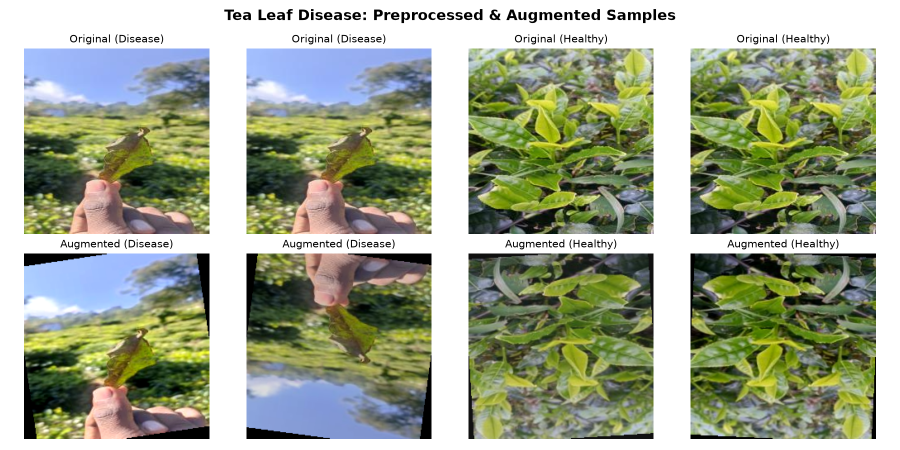
#> input picture eda_sample_grid.png, 1800 x 900 px (shown at 1/2 size)
$ python -i augment.py   (imports and definitions only)
#> lines starting #> are read from the running program, lines starting #| are printed output that depends on the picture
import random
from PIL import Image, ImageEnhance
import numpy as np

class DataAugmenter:
    """
    On-the-fly Data Augmentation pipeline for Tea Leaf Disease images.
    Applies geometric and color transformations to expand dataset diversity.
    """
    def __init__(self, rotation_deg=30, flip_prob=0.5, brightness_range=(0.8, 1.2), contrast_range=(0.8, 1.2)):
        self.rotation_deg = rotation_deg
        self.flip_prob = flip_prob
        self.brightness_range = brightness_range
        self.contrast_range = contrast_range

    def augment_pil(self, pil_img):
        """Applies random transformations to a PIL Image."""
        img = pil_img.copy()

        # 1. Random Horizontal Flip
        if random.random() < self.flip_prob:
            img = img.transpose(Image.FLIP_LEFT_RIGHT)

        # 2. Random Vertical Flip
        if random.random() < self.flip_prob:
            img = img.transpose(Image.FLIP_TOP_BOTTOM)

        # 3. Random Rotation
        if self.rotation_deg > 0:
            angle = random.uniform(-self.rotation_deg, self.rotation_deg)
            img = img.rotate(angle, resample=Image.BILINEAR)

        # 4. Random Brightness Adjustment
        if self.brightness_range:
            factor = random.uniform(*self.brightness_range)
            enhancer = ImageEnhance.Brightness(img)
            img = enhancer.enhance(factor)

        # 5. Random Contrast Adjustment
        if self.contrast_range:
            factor = random.uniform(*self.contrast_range)
            enhancer = ImageEnhance.Contrast(img)
            img = enhancer.enhance(factor)

        return img

    def augment_and_normalize(self, filepath, target_size=(224, 224), mean=(0.485, 0.456, 0.406), std=(0.229, 0.224, 0.225)):
        """Loads image, applies augmentation, resizes, and normalizes to float32 tensor array."""
#> called with filepath = 'eda_sample_grid.png', target_size = (224, 224), mean = (0.485, 0.456, 0.406), std = (0.229, 0.224, 0.225)
        with Image.open(filepath) as img:
#> img is the input picture: PIL image 1800x900 RGBA; mean R, G, B, A 159.5, 166.4, 143.1, 255
            img_rgb = img.convert('RGB')
            if img_rgb.size != target_size:
                img_rgb = img_rgb.resize(target_size, Image.BILINEAR)
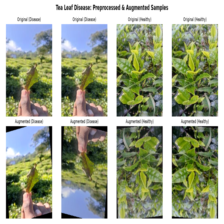
#> img_rgb: PIL image 224x224 RGB; mean R, G, B 159.5, 166.4, 143.1

            aug_img = self.augment_pil(img_rgb)
#> in augment_pil, `img = img.rotate(angle, resample=Image.BILINEAR)`:
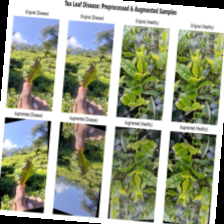
#> img: PIL image 224x224 RGB; mean R, G, B 149.7, 156.6, 133.4
#> in augment_pil, `img = enhancer.enhance(factor)`:
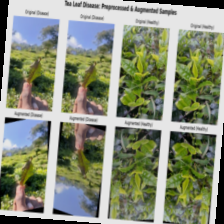
#> img: PIL image 224x224 RGB; mean R, G, B 134.8, 141, 120.1
            img_arr = np.array(aug_img, dtype=np.float32) / 255.0

            # Apply standardization
            mean_arr = np.array(mean, dtype=np.float32)
            std_arr = np.array(std, dtype=np.float32)
            img_norm = (img_arr - mean_arr) / std_arr
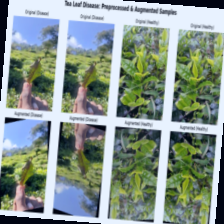
#> img_norm: shape (224, 224, 3) float32; mean R, G, B 0.182, 0.426, 0.279; drawn with min black and max white

            return img_norm

>>> result = DataAugmenter().augment_and_normalize('eda_sample_grid.png')
